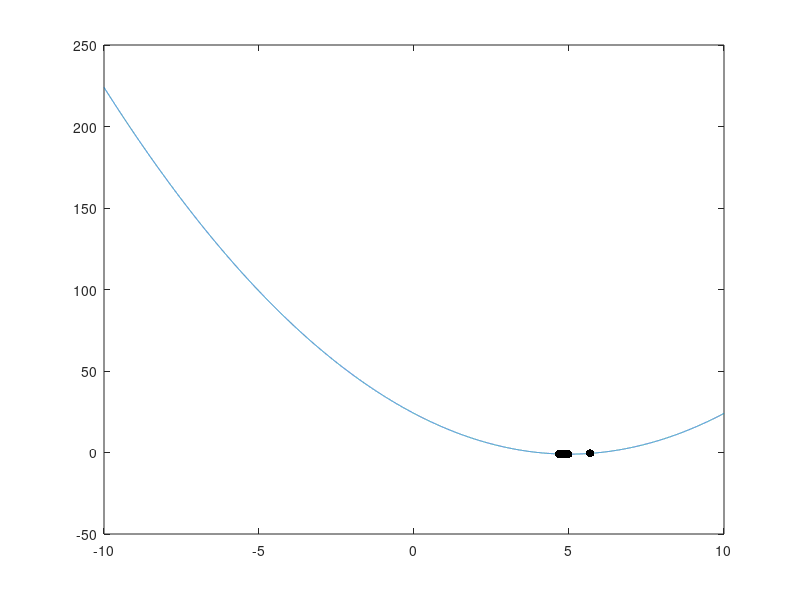

MATLAB code to generate this figure:
clear 
clc
N = 150; %Number of ants %k
I = 200; %Number of nodes %j
iter = 10; %Number of iterations
phi = 5; %Scaling parameter
rho = 0.5; %Pherome evaporation coefficient 
xmin = -10; %Lower bound
xmax = 10; %Upper bound
f = @(x)((x-5).^2 -1); %Objective function

anspoints = [];
ansvalues = [];

for iteration = 1:iter
    if (iteration == 1)
        %Creating equidistant variables in given range
        increment = (xmax-xmin)/(I-1);
        x0 = [];
        for i = 1:I
            x0 = [x0 xmin + increment*(i-1)];
        end
        f0 = arrayfun(f, x0);
        roulletf0 = [];
        roulletden = sum(f0);
        for i = 1:I
            roulletf0 = [roulletf0 f0(i)/roulletden];
        end
        randomforselection = min(roulletf0) + (max(roulletf0)-min(roulletf0)).*rand(1, I);
        %select nodes from Roullete Wheel:
        selected = [];
        for i = 1:I
            dist = inf;
            T = 0;
            for j = 1:I
                if (abs(randomforselection(i) - roulletf0(j)) < dist)
                    T = j;
                    dist = abs(randomforselection(i) - roulletf0(j));
                end    
            end
            selected = [selected x0(T)];
        end
        selected = sort(selected, 'descend');
        selected = selected(1:N);
        fselected = arrayfun(f, selected);
        fbest = min(fselected);
        fworst = max(fselected);
        deltau = phi*fbest/fworst;
        tau = [];
        for i = 1:N
            tau = [tau (1-rho)*i + deltau];
        end
        sumtau = sum(tau);
        probab = [];
        for i = 1:N
            probab = [probab tau(i)/sumtau];
        end    
    
    else
        randomforselection = min(probab) + (max(probab)-min(probab)).*rand(1, N);
        selected = [];
        for i = 1:N
            dist = inf;
            T = 0;
            for j = 1:N
                if (abs(randomforselection(i) - probab(j)) < dist)
                    T = j;
                    dist = abs(randomforselection(i) - probab(j));
                end    
            end
            selected = [selected x0(T)];
        end
        selected = sort(selected, 'descend');
        selected = selected(1:N);
        fselected = arrayfun(f, selected);
        fbest = min(fselected);
        fworst = max(fselected);
        deltau = phi*fbest/fworst;
        tau = [];
        for i = 1:N
            tau = [tau (1-rho)*i + deltau];
        end
        sumtau = sum(tau);
        probab = [];
        for i = 1:N
            probab = [probab tau(i)/sumtau];
        end
    end
    
    flag = 0;
    for i = 1:N
        if ((fselected(i) == fbest) && (flag == 0)) 
            anspoints = [anspoints selected(i)];
            flag = 1;
        end
    end
    ansvalues = [ansvalues fbest];
    
end

%Result%
flag = 0;
for i = 1:N
    if ((fselected(i) == fbest) && (flag == 0))
        fprintf('The minimum value is %f at x = %f', fbest, selected(i))
        flag = 1;
    end
end

X = xmin:0.001:xmax;
Y = arrayfun(f, X);
plot(X, Y)
hold on;
scatter(anspoints, ansvalues, 'k', 'filled')
